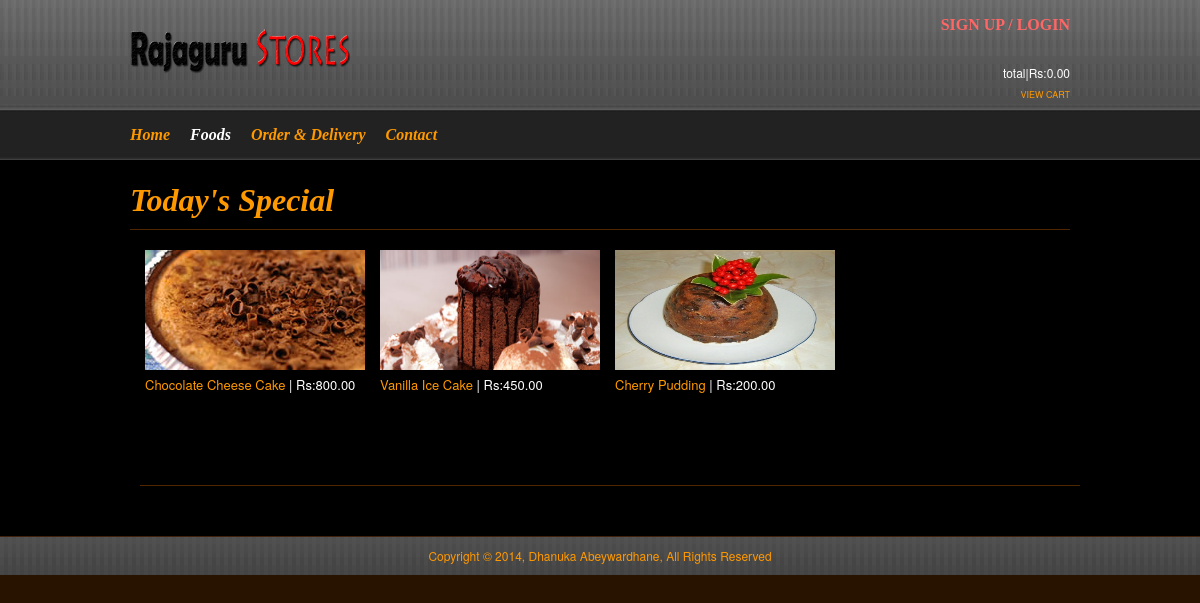
Screenshot of /today_special.php with the database file from the repository.
### tables this page shows
CREATE TABLE IF NOT EXISTS `products` (
  `product_code` varchar(60) NOT NULL,
  `product_name` varchar(60) NOT NULL,
  `product_desc` text NOT NULL,
  `product_img_name` varchar(60) NOT NULL,
  `reg_price` decimal(10,2) NOT NULL,
  PRIMARY KEY (`product_code`),
  UNIQUE KEY `product_code` (`product_code`)
);

CREATE TABLE IF NOT EXISTS `daily_special` (
  `product_code` varchar(10) NOT NULL,
  `special_price` decimal(10,2) NOT NULL,
  PRIMARY KEY (`product_code`)
);

### today_special.php (the view, shortened to what this page needs)
<?php
if(isset($_SESSION["products"])){
						$total = 0;
						foreach ($_SESSION["products"] as $cart_itm){
								$subtotal = ($cart_itm["price"]*$cart_itm["qty"]);
								$total = ($total + $subtotal);
								$format_subTotal=number_format($subtotal,2);
								$format_Total=number_format($total,2);
						}
					}else{
						$total = 0;
						$format_Total=number_format($total,2);
					}
?>
<!DOCTYPE html PUBLIC "-//W3C//DTD XHTML 1.0 Strict//EN" "http://www.w3.org/TR/xhtml1/DTD/xhtml1-strict.dtd">
<html xmlns="http://www.w3.org/1999/xhtml">
<head>
<link rel="stylesheet" type="text/css" media="all" href="styles/960.css" />
<link rel="stylesheet" type="text/css" media="all" href="styles/reset.css" />
<link rel="stylesheet" type="text/css" media="all" href="styles/text.css" />
<link rel="stylesheet" type="text/css" media="all" href="style.css" />
<link rel="stylesheet" type="text/css" media="all" href="themes/brown/style.css" />
</head>
<body>
<div id="warp">
  <div id="main" class="container_16">
    <div id="header" class="grid_16">
      <div id="logo" class="grid_4 alpha">
        <h1><a href="index.php">Hello Food</a></h1>
      </div>
      <div id="headright" class="grid_7 prefix_5 omega">
        <h3 class="login"><?php if(!isset($_SESSION['luser'])) {
		echo '<a href="login.php">Sign up</a> / <a href="login.php">Login</a>';
		}
		else{
		echo '<span class="hiUser">Hi,'. $name.'|</span> <span class="myAccount"><a href="#">My Account</a></span> <a href="php/logout.php">Logout</a>';
		}
		?></h3>
       <p>total|Rs:<?php echo $format_Total; ?></p>
        <p><span class="vChart"><a href="view_cart.php">View Cart</a></span> </p>
      </div>
    </div>
    <div id="mainMenu" class="grid_16">
      <ul>
        <li><a href="index.php">Home</a></li>
		<li><a href="product_overview.php" class="aActive">Foods</a></li>
        <li><a href="view_cart.php">Order &amp; Delivery</a></li>
        <li><a href="#">Contact</a></li>
      </ul>
    </div>
    <div class="prodNav grid_16">
      <div class="prodHeadline grid_12 alpha">
        <h3>Today's Special</h3>
      </div>
    </div>
    <div class="bodyContent grid_16">
       <div class="products grid_16 " >
        <div class="prodMenu">
		<?php
		$results = mysql_query("SELECT * FROM products INNER JOIN daily_special ON products.product_code = daily_special.product_code ORDER BY daily_special.product_code ASC");
		if ($results) {
		while($get = mysql_fetch_array($results)){
		$p_code=$get['product_code'];
		$p_name=$get['product_name'];
		$p_img_name=$get['product_img_name'];
		$p_sprice=$get['special_price'];
				echo	'<div class="menu grid_4" style="margin-left:5px">';
				echo	'<p style="font-size:13px;"><a href="product_details.php?product_code='.$p_code.'" class="grid_4 alpha"><img src="product_img/'.$p_img_name.'" alt="" width="220" height="120" /></a><br />';
				echo	'<a href="product_details.php?product_code='.$p_code.'">'.$p_name.'</a> | Rs:'.$p_sprice.'</p>';
				echo	'</div>' ;
			}
		}
		?>
		</div>
      </div>
    </div>
  </div>
</div>
<div id="footer">
  <div class="container_16">
    <div class="copyright grid_16" style="text-align:center;">
      <p>Copyright &copy; 2014, Dhanuka Abeywardhane, All Rights Reserved</p>
    </div>
  </div>
</div>
</html>

### styles/960.css (style rules this page uses)
.container_12, .container_16 { margin-left:auto; margin-right:auto; width:960px; }
.grid_1, .grid_2, .grid_3, .grid_4, .grid_5, .grid_6, .grid_7, .grid_8, .grid_9, .grid_10, .grid_11, .grid_12, .grid_13, .grid_14, .grid_15, .grid_16 { display:inline; float:left; position:relative; margin-left:10px; margin-right:10px; }
.container_12 .grid_3, .container_16 .grid_4 { width:220px; }
.container_12 .grid_9, .container_16 .grid_12 { width:700px; }
.container_12 .grid_12, .container_16 .grid_16 { width:940px; }
.alpha { margin-left:0; }
.omega { margin-right:0; }
.container_16 .grid_7 { width:400px; }
.container_16 .prefix_5 { padding-left:300px; }

### styles/text.css (style rules this page uses)
body { font:12px/1.5 'Helvetica Neue', Arial, 'Liberation Sans', FreeSans, sans-serif; }
h1 { font-size:25px; }
h3 { font-size:21px; }
ul { list-style:disc; }
li { margin-left:30px; }
p, dl, hr, h1, h2, h3, h4, h5, h6, ol, ul, pre, table, address, fieldset { margin-bottom:20px; }

### style.css (style rules this page uses)
html, body, #wrap { height:100%; background-color:#281300; }
a { text-decoration:none; }
#logo h1 { text-indent:-9999px; background:url(images/hellofood_logo.png) no-repeat; }
#logo h1 a { display:block; height:105px; width:220px; }
#headright { text-align:right; }
#headright h3.login { font:bold 16px/120% "Bookman Old Style", Georgia; text-transform:uppercase; margin-top:15px; margin-bottom:30px; }
#headright p { margin:2px 0; }
#headright span { font-size:9px; margin-left:10px; text-transform:uppercase; }
#mainMenu { font:bold italic 16px/120% "Bookman Old Style", Georgia; }
#mainMenu ul li { list-style:none; float:left; margin:0 20px 0 0; }
.bodyContent { margin-top:20px; }
.products { border-bottom:1px solid #4F2600; margin-bottom:20px; }
.prodMenu { clear:both; margin-bottom:25%; }
.menu p { font-size:14px; }
.prodNav { padding-bottom:10px; margin-top:15px; }
.prodHeadline h3 { font:bold italic 32px "Bookman Old Style", Georgia; margin-bottom:0; margin-top: 0; }
#footer .copyright, #footer .copyright a { color:#FF9900; }
#footer .copyright p { margin:10px 0; }

### themes/brown/style.css (style rules this page uses)
#warp { background:black url(images/bg-head.jpg) repeat-x; padding-bottom:20px; }
#footer { background:#281300 url(images/bg-footer.jpg) repeat-x bottom; }
a, .headLine h3, .orderPhone h4, .fromBlog h5, .footMenu p span, .footMenu p span a, .footMenu p a:hover, .dapurBlog h3, dl.subscriber dd span, dl.follower dd span, .categories h4, .freshOven h4, .fiveStar h4, .flickr h4, .shareThis p span, .commentPost label, #headright .login span.myAccount a, .billInfo form label, .setmyAccount form label, .setBillInfo form label, .newAccount form label, .loginPage form label, .setmyAccount h4, .setBillInfo h4, .newAccount h4, .loginPage h4, .youLike h3, .sideBarWarp h3, .sideBarWarp form label, .prodHeadline h3 { color:#FF9900; }
body, a:hover, #headright h3.login a:hover, .aActive, a.bookMan:hover, .orderPhone h4 span, .footMenu p a, .totalComment a, #headright .login span.hiUser, #headright .login span.myAccount { color:#fff; }
#headright h3.login, #headright h3.login a, a.bookMan { color:#FF6666; }
.prodNav { border-bottom:1px solid #4F2600; }

### rows the page displays
products: product_img_name (picture), product_name "Chocolate Cheese Cake", daily_special.special_price "800.00"
products: product_img_name (picture), product_name "Vanilla Ice Cake", daily_special.special_price "450.00"
products: product_img_name (picture), product_name "Cherry Pudding", daily_special.special_price "200.00"

### other values shown
$format_Total "0.00"
